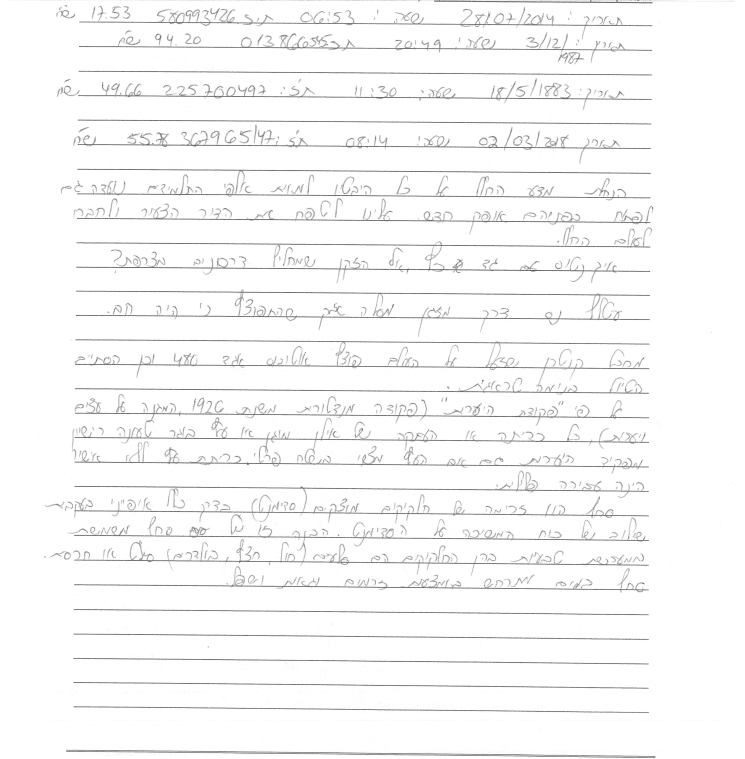
#> input picture Pages/page1.png, 2979 x 3035 px (shown at 1/4 size)
$ python -i Utils.py   (imports and definitions only)
#> lines starting #> are read from the running program, lines starting #| are printed output that depends on the picture; after the words box and inside, x2 and y2 are one past the last pixel; in counts of white or black regions, pixels touching at a corner belong together
#> further down, picture is the input picture: shape (3035, 2979); min 33, max 255, mean 248
import os
import cv2
import winsound
import numpy as np

class Utils:
    # [24 lines left out: functions CreateFolder, ConvertPNGFileToGrayScale, ConvertImageToNumberMap, not called in this run]

    @staticmethod
    def __cleanImageAboveUpperLine(i_Image, i_MaxYIndex):
        for imageWidthIndex in range(i_MaxYIndex):
            for imageHeightIndex in range(i_Image.shape[1]):
                i_Image[imageWidthIndex, imageHeightIndex] = 255

        return i_Image

    @staticmethod
    def DeleteLinesFromImage(i_Image):
        getTheUpperLineInfoFlag = False

        thresh = cv2.threshold(i_Image, 0, 255, cv2.THRESH_BINARY_INV + cv2.THRESH_OTSU)[1]
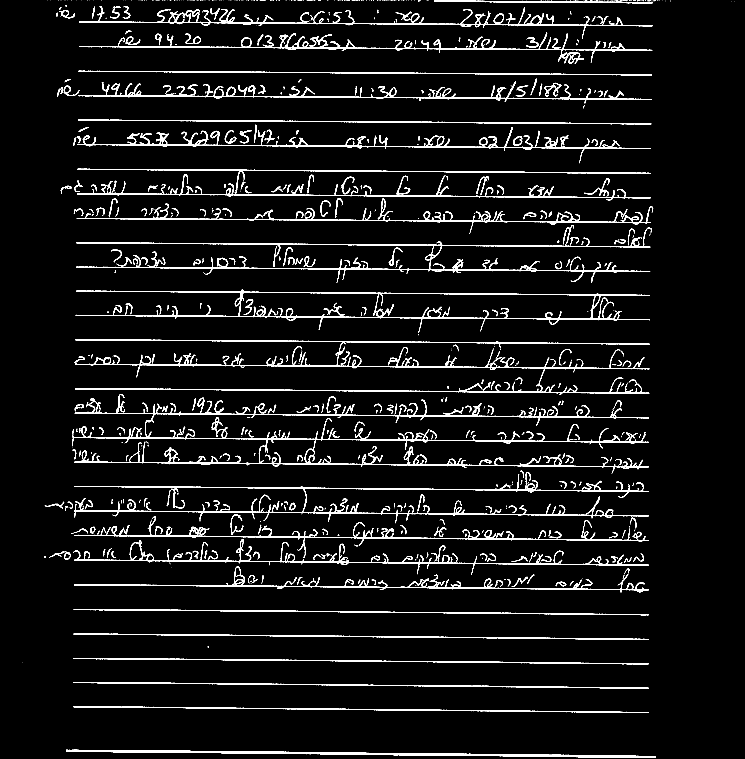
#> thresh: shape (3035, 2979) (shown at 1/4 size); 4.8% white; 1153 white regions (593 under 20 px), largest, box (x1, y1, x2, y2) and area: (298, 1683, 2596, 1894) 29981, (297, 1888, 2595, 2091) 24045, (300, 1398, 2598, 1578) 23604
        horizontal_kernel = cv2.getStructuringElement(cv2.MORPH_RECT, (25, 1))
        detected_lines = cv2.morphologyEx(thresh, cv2.MORPH_OPEN, horizontal_kernel, iterations=2)
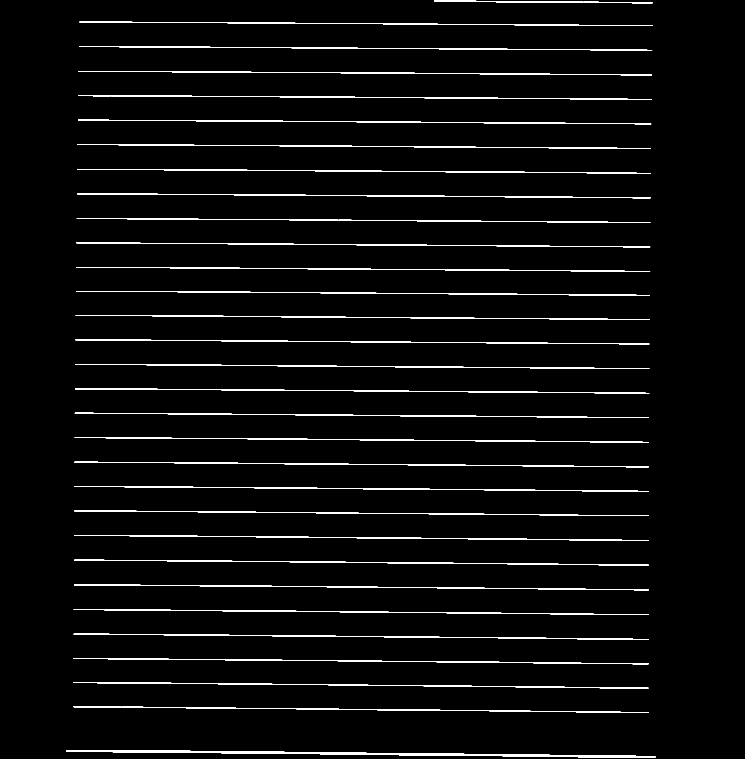
#> detected_lines: shape (3035, 2979) (shown at 1/4 size); 2.4% white; 32 white regions
        cnts = cv2.findContours(detected_lines, cv2.RETR_EXTERNAL, cv2.CHAIN_APPROX_SIMPLE)
#> cnts = 32 contours; largest, box (x1, y1, x2, y2) and area: (294, 2729, 2595, 2754) 4900, (297, 2239, 2595, 2262) 4881, (294, 2535, 2595, 2559) 4816, (313, 381, 2607, 399) 4798, (294, 2633, 2595, 2657) 4794
        cnts = cnts[0] if len(cnts) == 2 else cnts[1]
        cnts = sorted(cnts, key=lambda ctr: cv2.boundingRect(ctr)[1])
        for c in cnts:
            if not getTheUpperLineInfoFlag:
                box = cv2.boundingRect(c)
                x, y, w, h = box
                yIndexToCrop = max(y, h) + 5 if max(y, h) + 5 < 120 else 119
                i_Image = Utils.__cleanImageAboveUpperLine(i_Image, yIndexToCrop)
                getTheUpperLineInfoFlag = True

            cv2.drawContours(i_Image, [c], -1, (255, 255, 255), 2)
#> this loop made 32 passes
#> (x, y, w, h, yIndexToCrop, getTheUpperLineInfoFlag) on pass 1: (1736, 2, 874, 11, 16, True)
#> pass 1, in DeleteLinesFromImage, `i_Image = Utils.__cleanImageAboveUpperLine(i_Image, yIndexToCrop)`:
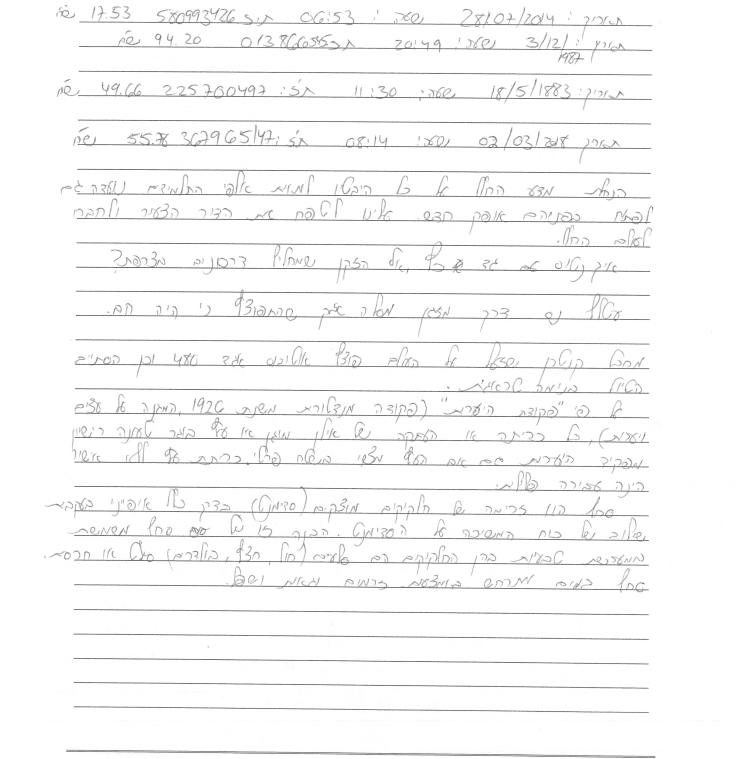
#> i_Image: shape (3035, 2979) (shown at 1/4 size); 0.25% of pixels changed, all inside (x1, y1, x2, y2) = (28, 0, 2947, 16)
#> after the loop:
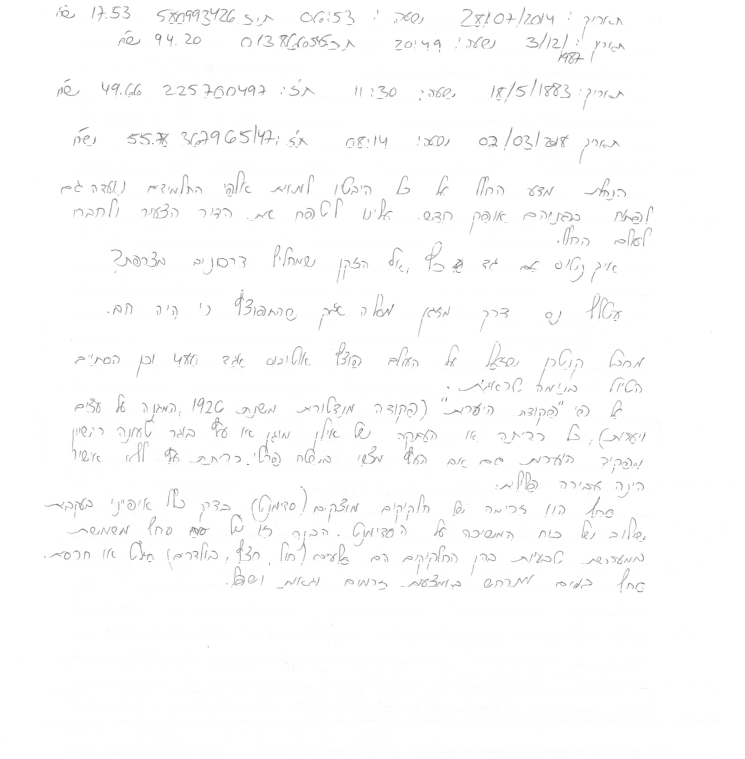
#> i_Image: shape (3035, 2979) (shown at 1/4 size); 3.91% of pixels changed, all inside (x1, y1, x2, y2) = (264, 86, 2623, 3032)
#> after the loop, getTheUpperLineInfoFlag = True; h = 11; w = 874; x = 1736; y = 2; yIndexToCrop = 16

        return i_Image

    @staticmethod
    def GetAverageValueFromNumberList(i_NumberMap):
        return int(np.mean(i_NumberMap))

    # [12 lines left out: functions DrawLineOnImageAtGivenIndex, ConvertImageToBlackAndWhite, not called in this run]

    @staticmethod
    def GetAverageValueFromImage(i_Image):
        return int(np.mean(i_Image))

    # [5 lines left out: function PlayFinishSound, not called in this run]

>>> import cv2
>>> picture = cv2.imread('../Pages/page1.png', cv2.IMREAD_GRAYSCALE)
>>> result = Utils().DeleteLinesFromImage(picture)

$ run again, on Pages/page2.png
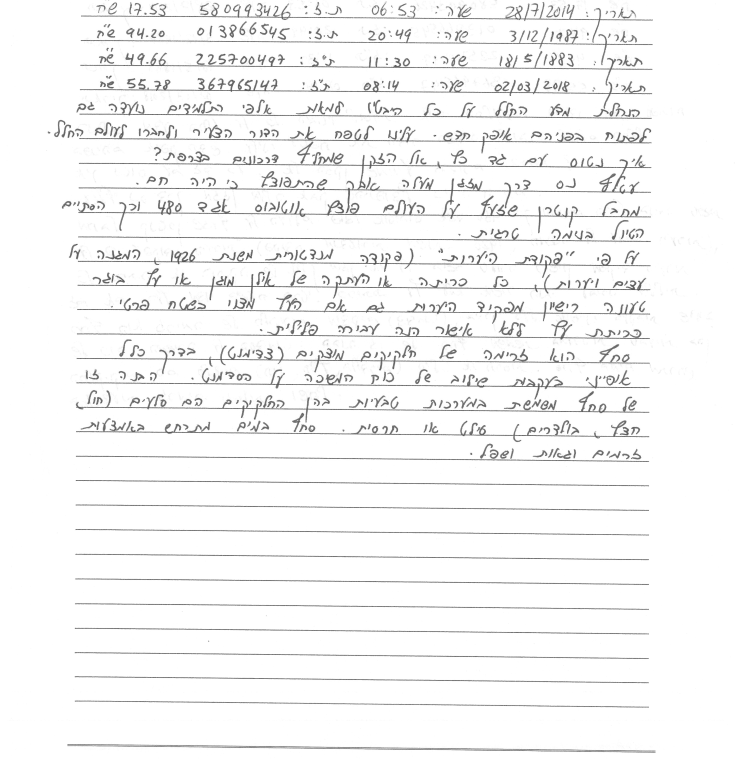
#> input picture Pages/page2.png, 2979 x 3035 px (shown at 1/4 size)
#> picture is the input picture: shape (3035, 2979); min 35, max 255, mean 245.2
#> in DeleteLinesFromImage, `thresh = cv2.threshold(i_Image, 0, 255, cv2.THRESH_BINARY_INV + cv2.TH..`:
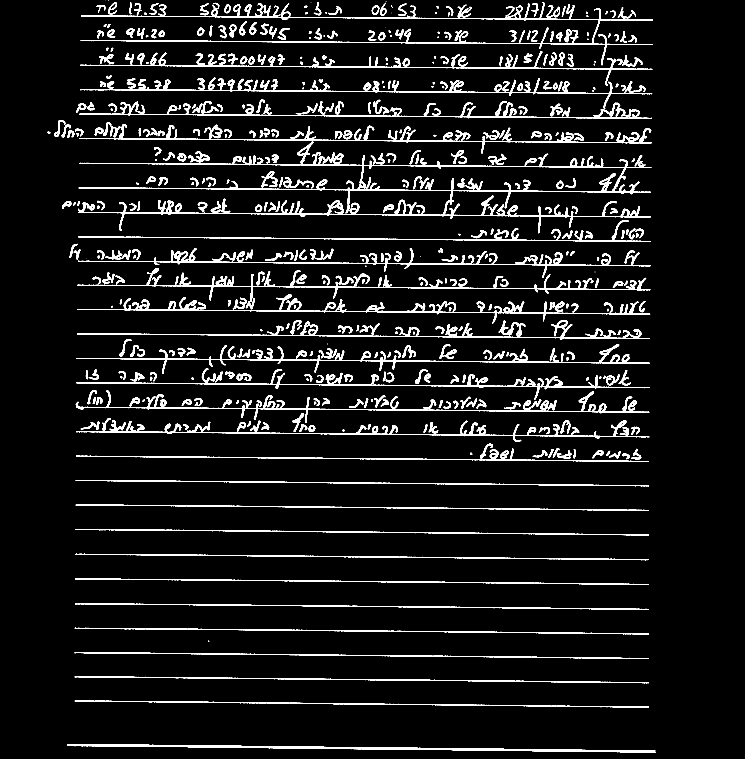
#> thresh: shape (3035, 2979) (shown at 1/4 size); 6.1% white; 616 white regions (28 under 20 px), largest, box (x1, y1, x2, y2) and area: (313, 608, 2605, 933) 51374, (320, 310, 2609, 435) 18367, (309, 1188, 2601, 1295) 18107
#> detected_lines: shape (3035, 2979); 2.2% white; 35 white regions
#> cnts = 35 contours, 3 with area under 20; largest, box (x1, y1, x2, y2) and area: (299, 2706, 2595, 2732) 4427, (316, 652, 2605, 672) 4382, (315, 750, 2604, 770) 4312, (312, 1044, 2602, 1064) 4278, (306, 1530, 2598, 1552) 4256
#> the loop in DeleteLinesFromImage, `for c in cnts:` made 35 passes
#> (x, y, w, h, yIndexToCrop, getTheUpperLineInfoFlag) on pass 1: (324, 63, 2288, 18, 68, True)
#> after the loop in DeleteLinesFromImage, `for c in cnts:`:
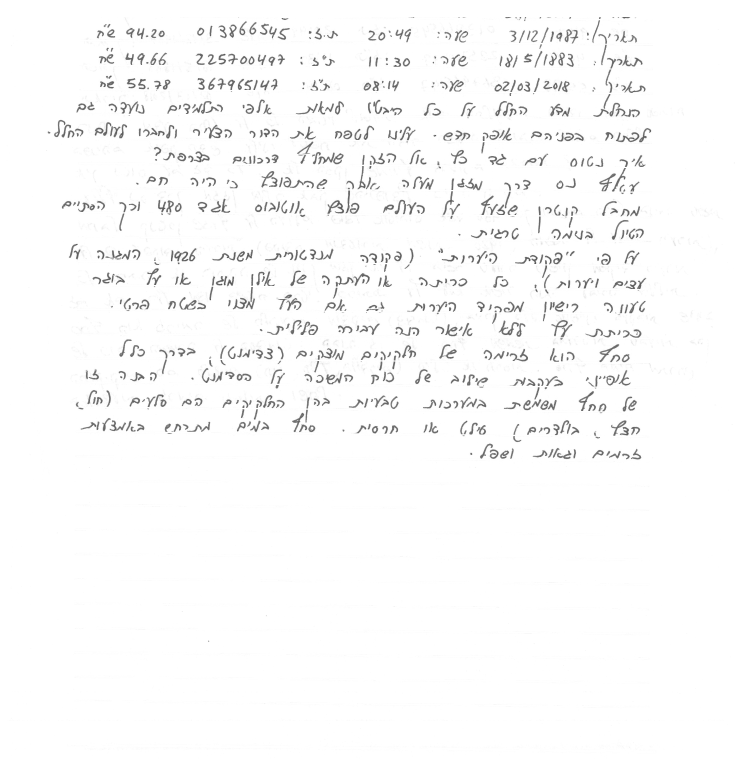
#> i_Image: shape (3035, 2979) (shown at 1/4 size); min 41, max 255, mean 249.6
#> after the loop in DeleteLinesFromImage, `for c in cnts:`: getTheUpperLineInfoFlag = True; h = 18; w = 2288; x = 324; y = 63; yIndexToCrop = 68

$ run again, on Pages/page3.png
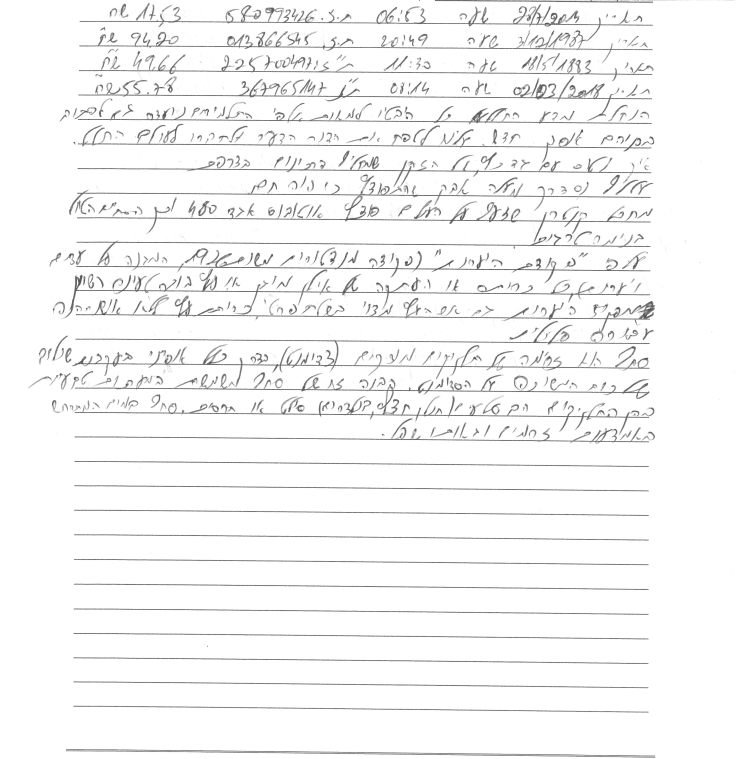
#> input picture Pages/page3.png, 2979 x 3035 px (shown at 1/4 size)
#> picture is the input picture: shape (3035, 2979); min 22, max 255, mean 245.9
#> in DeleteLinesFromImage, `thresh = cv2.threshold(i_Image, 0, 255, cv2.THRESH_BINARY_INV + cv2.TH..`:
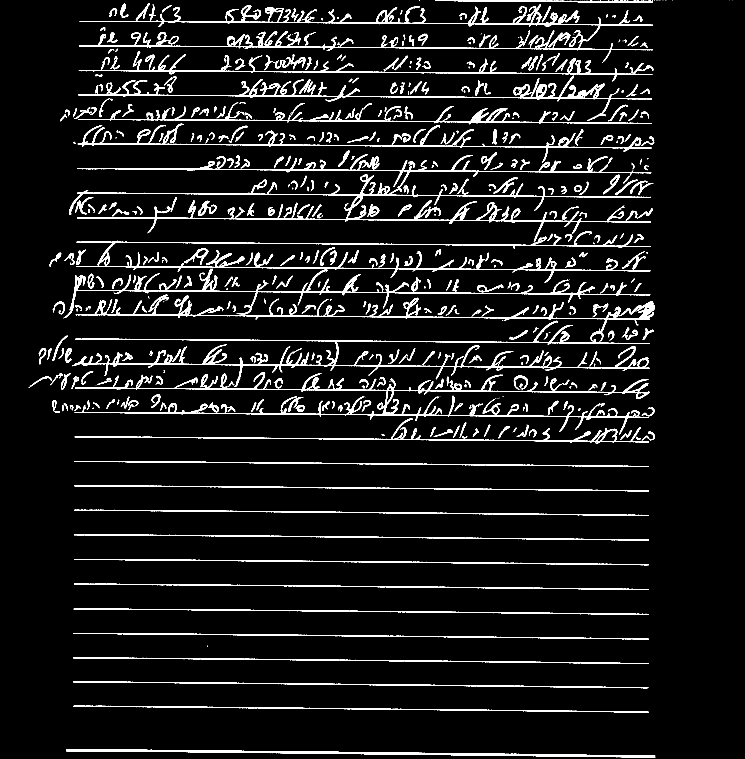
#> thresh: shape (3035, 2979) (shown at 1/4 size); 6% white; 793 white regions (220 under 20 px), largest, box (x1, y1, x2, y2) and area: (299, 1493, 2597, 1739) 35510, (289, 1283, 2599, 1547) 33503, (276, 702, 2603, 969) 31601
#> detected_lines: shape (3035, 2979); 2.3% white; 33 white regions
#> cnts = 33 contours; largest, box (x1, y1, x2, y2) and area: (295, 2435, 2594, 2459) 4610, (300, 1551, 2597, 1572) 4586, (310, 673, 2605, 692) 4582, (294, 2726, 2593, 2752) 4576, (296, 2237, 2594, 2260) 4558
#> the loop in DeleteLinesFromImage, `for c in cnts:` made 33 passes
#> (x, y, w, h, yIndexToCrop, getTheUpperLineInfoFlag) on pass 1: (1740, 0, 872, 11, 16, True)
#> after the loop in DeleteLinesFromImage, `for c in cnts:`:
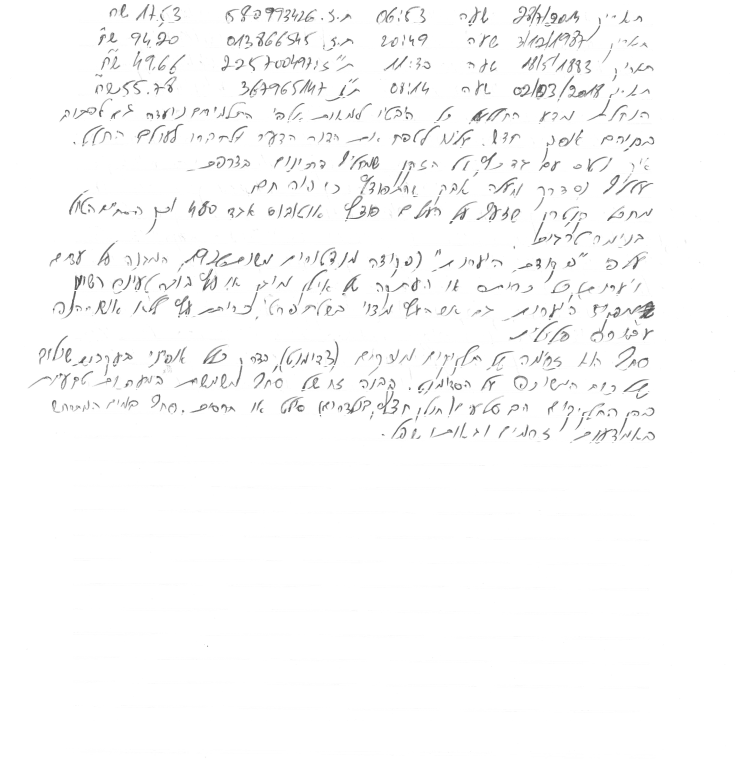
#> i_Image: shape (3035, 2979) (shown at 1/4 size); min 22, max 255, mean 250.2
#> after the loop in DeleteLinesFromImage, `for c in cnts:`: getTheUpperLineInfoFlag = True; h = 11; w = 872; x = 1740; y = 0; yIndexToCrop = 16
